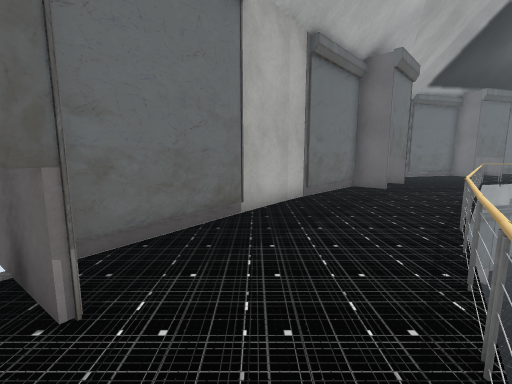
View 1 (above)

22 first-person views from a walk through a Unity game level. The camera is 1.4 m above the floor, tilts 8° down and sees 90° across. The floor is counted in squares, 1 m on a side. Each view is taken from the middle of a square. On the plan, view 1 faces up. The plan holds only what a view shows up to about 13 squares ahead; the rest is blank. The place goes on beyond the plan. The player character is not drawn. Some surface patterns are stand-ins.

View 2
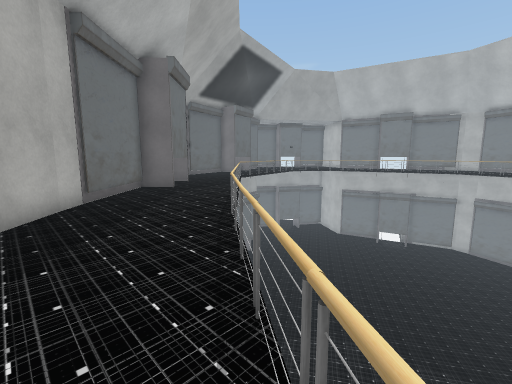

View 3
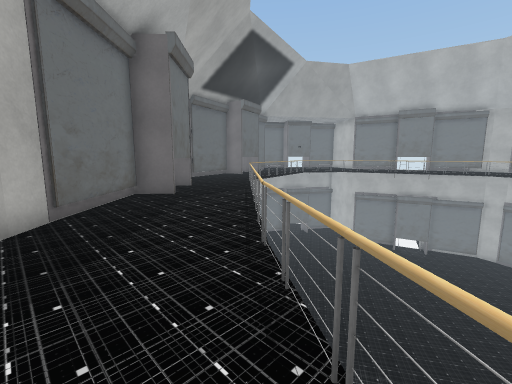

View 4
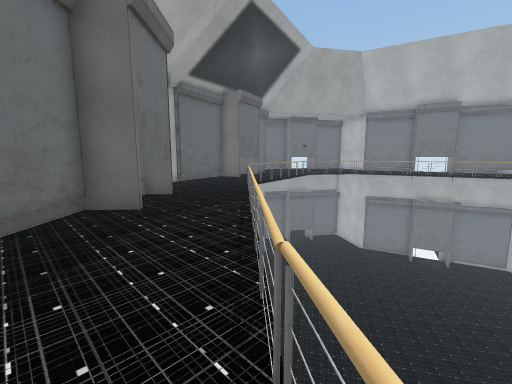

View 5
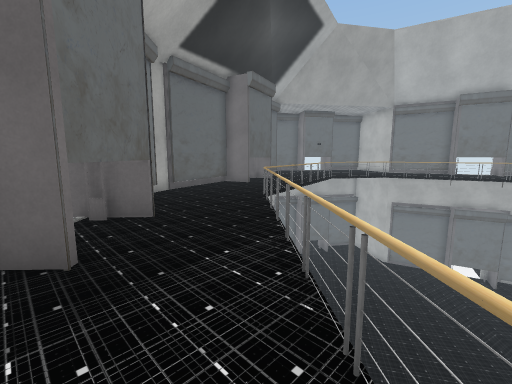

View 6
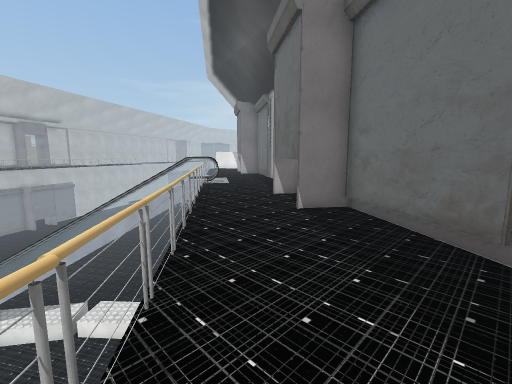

View 7
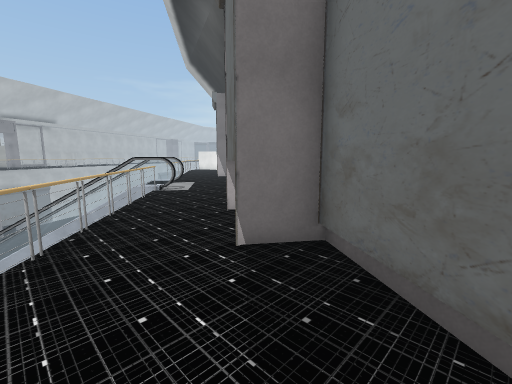

View 8
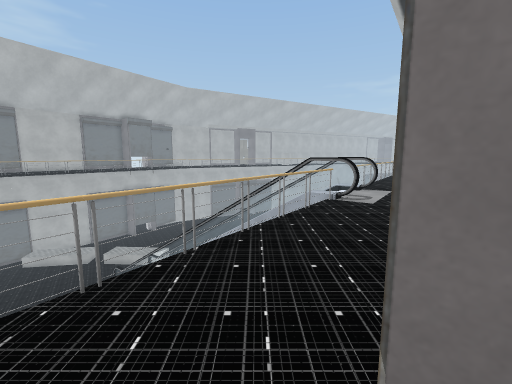

View 9
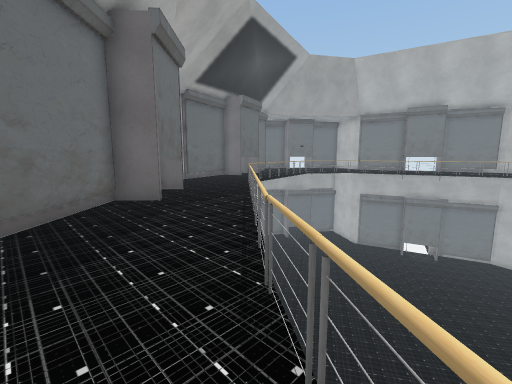

View 10
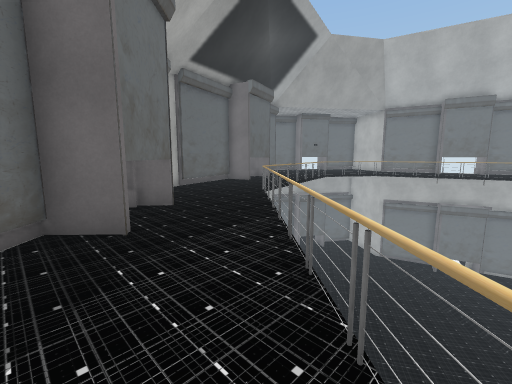

View 11
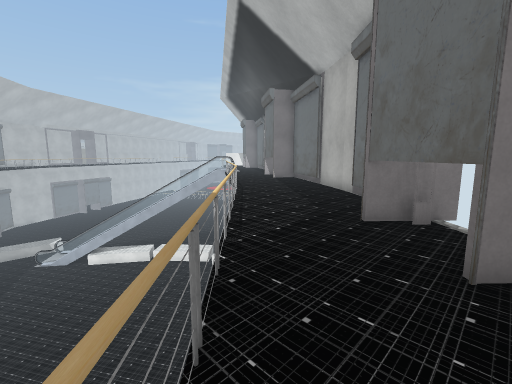

View 12
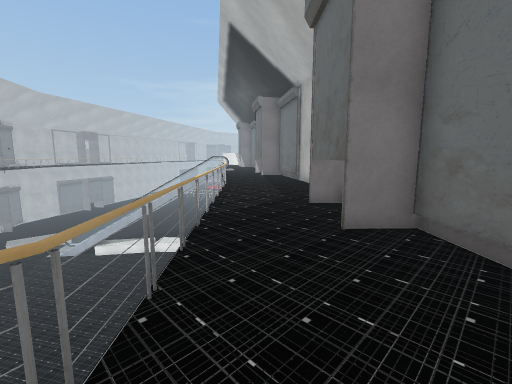

View 13
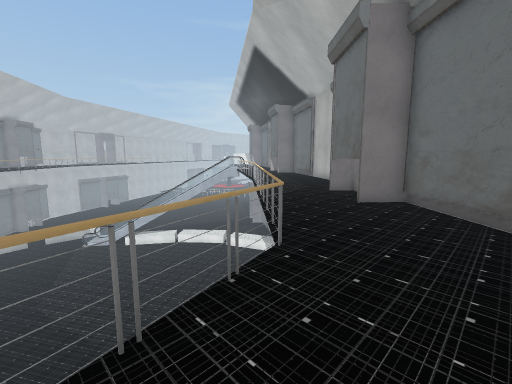

View 14
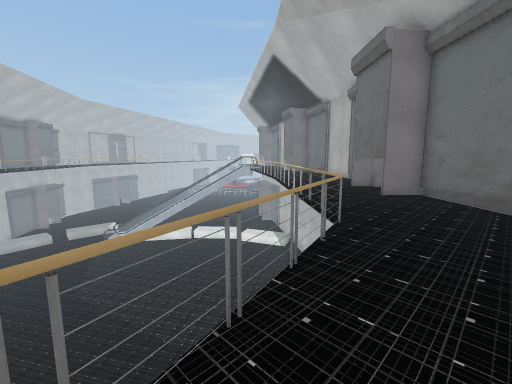

View 15
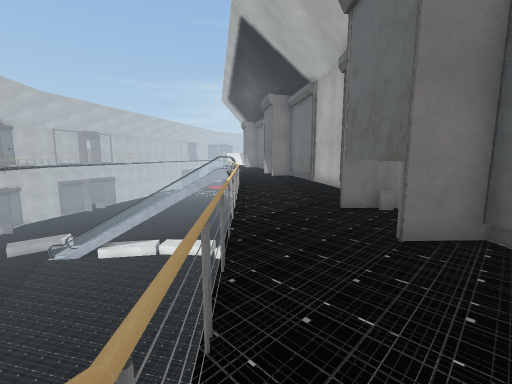

View 16
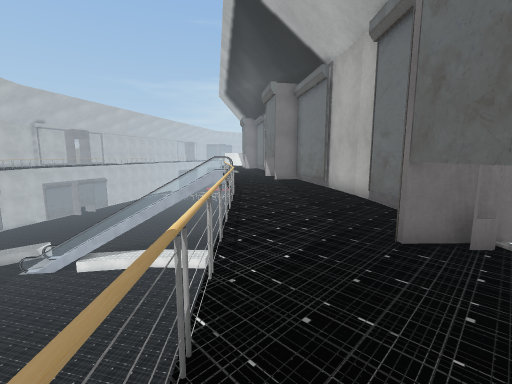

View 17
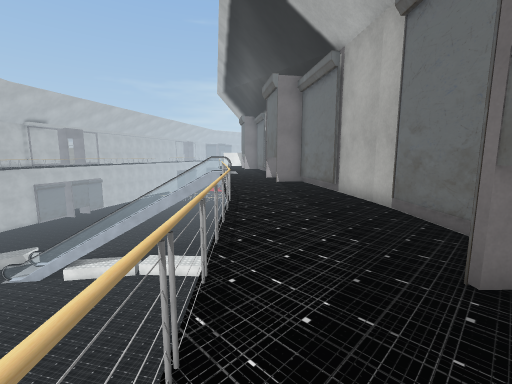

View 18
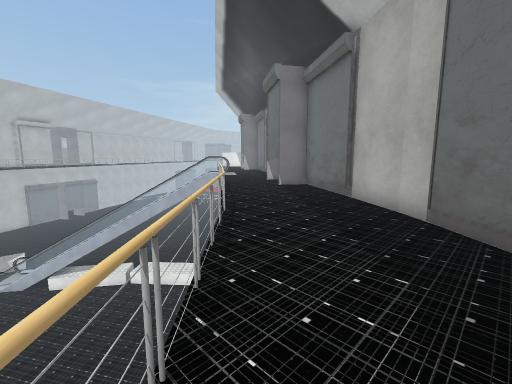

View 19
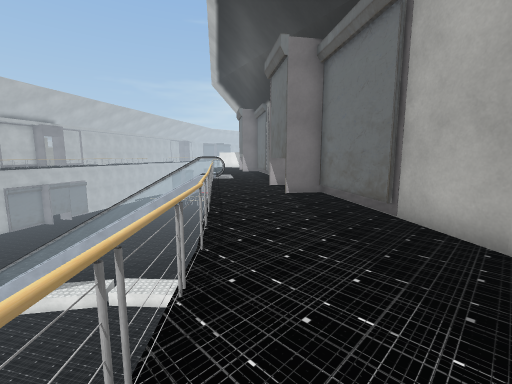

View 20
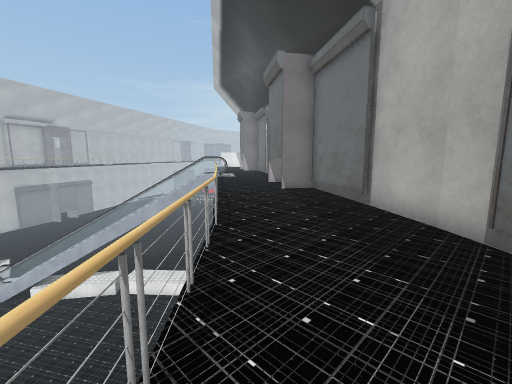

View 21
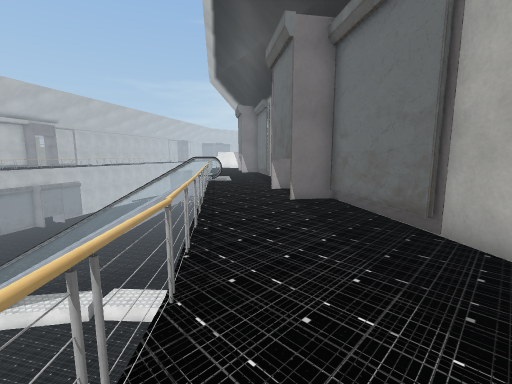

View 22
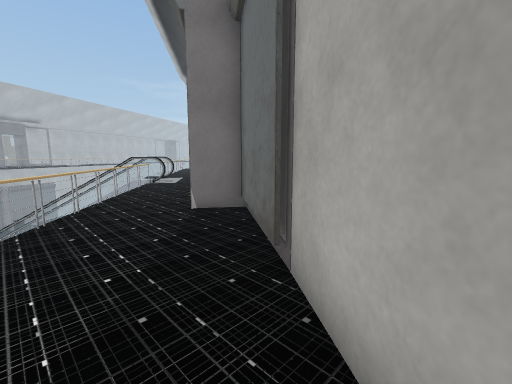

### Floor plan
Key: @ floor where view 1 was taken; # wall or solid block; . main floor; : floor 8 m higher than the main floor; / step, stairs or slope; = window, fence, low wall or low ledge; ^ raised ledge.
Columns run from 2 left of view 1 to 22 right of it. Each row starts with its distance up from view 1.
 16           ##:::::: :
 15          ##:::::::
 14         ##::::////
 13         ##:::/.
 12        ##:::/...
 11      ####:://...  ...
 10     ##::::/. .........
  9    ##:::://  ..........
  8   ##:::::.   ...........
  7  ##:::::/  ..............
  6  #:::::/  ...............
  5 ##::::/  ...............
  4 #::::/. ...............
  3 ::::/. ................
  2 #:::/  ...............
  1 #::.   ..............
  0 ::@.  ...............
 -1 ://   ...............
 -2 :/   ...........
 -3     ............
 -4     ...........
 -5    ...........
 -6 ^  ..........
 -7 == ........
 -8   ==.......
 -9    = .....
-10     ==...
-11       ==

Positions as (right, up) in squares from view 1, and headings:
1: (0, 0), facing up
2: (0, 0), facing up-right
3: (1, 2), facing up-right
4: (3, 4), facing up-right
5: (5, 7), facing up-right
6: (4, 6), facing down-left
7: (1, 5), facing down-left
8: (-1, 3), facing down
9: (2, 3), facing up-right
10: (4, 6), facing up-right
11: (11, 13), facing down-left
12: (12, 15), facing down-left
13: (15, 16), facing down-left
14: (17, 16), facing down-left
15: (12, 14), facing down-left
16: (10, 12), facing down-left
17: (9, 11), facing down-left
18: (8, 10), facing down-left
19: (6, 8), facing down-left
20: (7, 9), facing down-left
21: (5, 7), facing down-left
22: (2, 8), facing down-left
